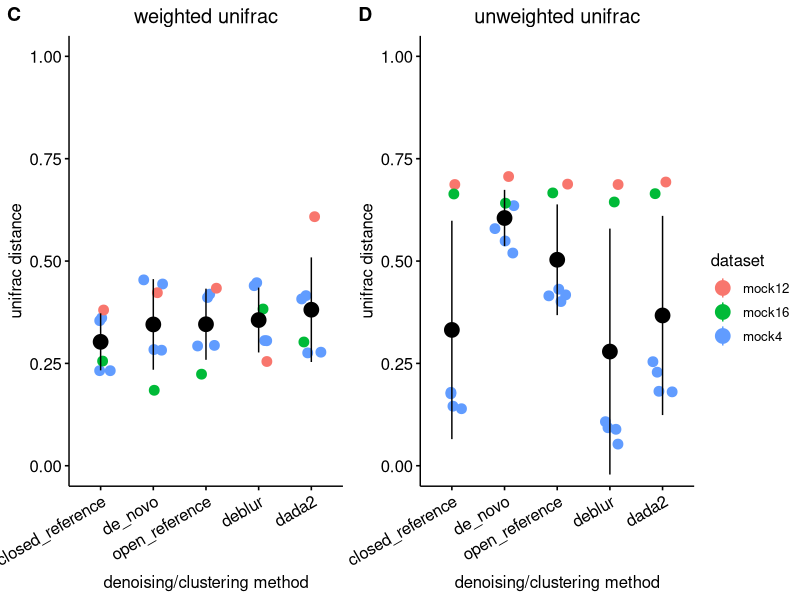

The R source for this figure:
#!/usr/bin/env Rscript

library(dplyr)
library(ggplot2)
library(ggpubr)

methods <- c("input", "closed_reference", "de_novo", "open_reference", "deblur", "dada2")

tidy_up_data <- function(unifrac_data, name) {
    unifrac_data$dataset <- rep(name, nrow(unifrac_data))
    unifrac_data$method1 <- factor(unifrac_data$method1, levels=methods)
    unifrac_data$method2 <- factor(unifrac_data$method2, levels=methods)
    tidy_data <- unifrac_data %>%
        filter(method2 == "input") %>%
        filter(method1 != "input") %>%
        select_at(c("method1", "sample", "unifrac", "dataset"))
}

make_dot_plot <- function(unifrac_data, title) {
    dot_plot <- add_summary(
        ggstripchart(
            unifrac_data,
            x="method1",
            y="unifrac",
            color="dataset",
            title=title,
            xlab="denoising/clustering method",
            ylab="unifrac distance",
            ylim=c(0, 1),
            size=3,
            add="jitter",
        ) +
        theme(
            plot.title=element_text(hjust=0.5),
            axis.text.x=element_text(angle=30, hjust=1),
        ),
        fun="mean_sd"
    )
}

# Weighted
mock4_weighted <- read.csv("mock4_weighted_unifrac.csv", sep=",", header=TRUE)
mock12_weighted <- read.csv("mock12_weighted_unifrac.csv", sep=",", header=TRUE)
mock16_weighted <- read.csv("mock16_weighted_unifrac.csv", sep=",", header=TRUE)

mock4_weighted_tidy <- tidy_up_data(mock4_weighted, "mock4")
mock12_weighted_tidy <- tidy_up_data(mock12_weighted, "mock12")
mock16_weighted_tidy <- tidy_up_data(mock16_weighted, "mock16")

mock_weighted_tidy <- rbind(mock4_weighted_tidy, mock12_weighted_tidy, mock16_weighted_tidy)
mock_weighted_plot <- make_dot_plot(mock_weighted_tidy, "weighted unifrac")

# Unweighted
mock4_unweighted <- read.csv("mock4_unweighted_unifrac.csv", sep=",", header=TRUE)
mock12_unweighted <- read.csv("mock12_unweighted_unifrac.csv", sep=",", header=TRUE)
mock16_unweighted <- read.csv("mock16_unweighted_unifrac.csv", sep=",", header=TRUE)

mock4_unweighted_tidy <- tidy_up_data(mock4_unweighted, "mock4")
mock12_unweighted_tidy <- tidy_up_data(mock12_unweighted, "mock12")
mock16_unweighted_tidy <- tidy_up_data(mock16_unweighted, "mock16")

mock_unweighted_tidy <- rbind(mock4_unweighted_tidy, mock12_unweighted_tidy, mock16_unweighted_tidy)
mock_unweighted_plot <- make_dot_plot(mock_unweighted_tidy, "unweighted unifrac")


final_plot <- ggarrange(mock_weighted_plot, mock_unweighted_plot, labels=c("C", "D"), nrow=1, ncol=2, common.legend=TRUE, legend="right")

ggsave("figure3cd.pdf", width=11, height=5)
